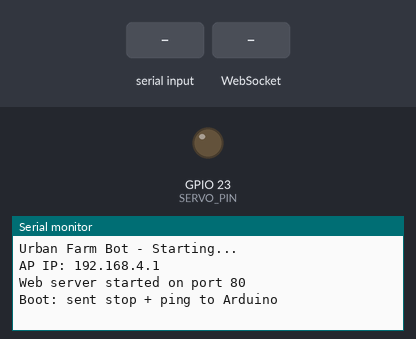
Recording of a sketch running on a simulated ESP32. On the bench: output pins drawn as LEDs (lit = HIGH), the last lines printed to the serial monitor. The test bench sets the inputs (shaded band).

Above: at 3.2 s.
3.3 s: ":\n" received over the second serial link
At 4.4 s:
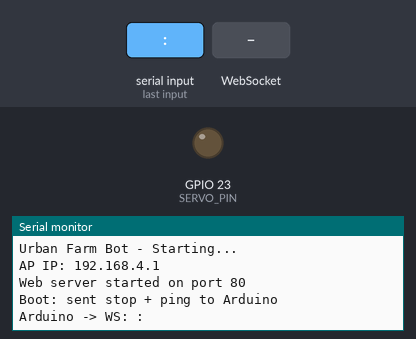
4.8 s: WebSocket text ":" received
At 5.9 s:
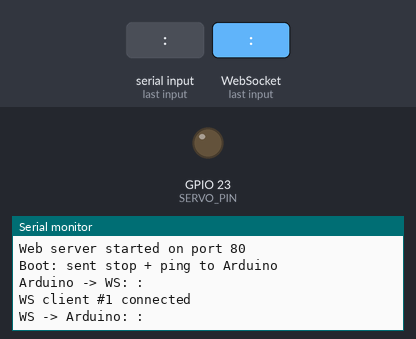
6.3 s: "1\n" received over the second serial link
At 6.7 s:
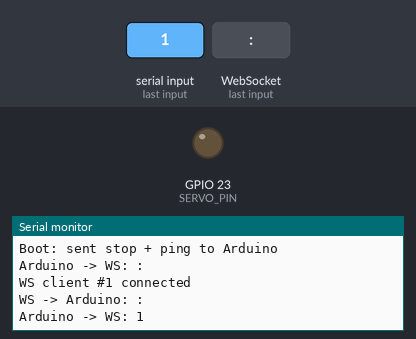
7.8 s: WebSocket text "1" received
At 9.0 s:
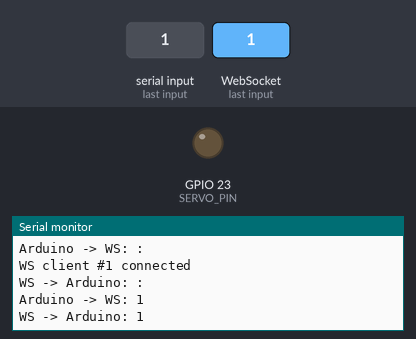
9.3 s: "90:45:200\n" received over the second serial link
At 10.2 s:
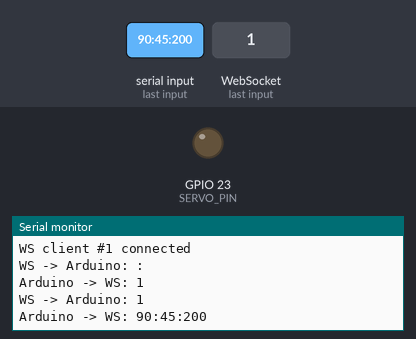

The sketch:

WebServer.ino
```cpp
/*
 * Urban Farming Robot - WebServer
 *
 * WiFi Access Point + WebSocket bridge to Arduino Uno.
 * Serves a responsive web dashboard for robot control and monitoring.
 * Directly drives MG996R continuous rotation servo on GPIO23 (actuator).
 *
 * Hardware: NodeMCU-32S
 *   Serial2 RX (GPIO19) <- voltage divider <- Arduino TX (A3)
 *   Serial2 TX (GPIO21) -> Arduino RX (A2)
 *   Servo signal (GPIO23) -> MG996R signal wire
 *
 * Wiring:   brown wire = GPIO19 (RX)
 *           black wire = GPIO21 (TX)
 *
 * Libraries: WiFi.h (built-in), ESPAsyncWebServer, AsyncTCP
 */

#include <WiFi.h>
#include <ESPAsyncWebServer.h>
#include "web_content.h"


// WiFi AP credentials
const char* AP_SSID = "UrbanFarmBot";
const char* AP_PASS = "farm1234";

// Serial2 pins for Arduino comms (NodeMCU-32S)
#define ARD_RX 19  // RX (GPIO19, brown) <- Arduino TX (A3)
#define ARD_TX 21  // TX (GPIO21, black) -> Arduino RX (A2)
#define ARD_BAUD 9600

// Servo on GPIO23 (MG996R 360° continuous rotation — tuned values)
#define SERVO_PIN          23
#define SERVO_FREQ         50     // Standard servo 50Hz
#define SERVO_RES          16     // 16-bit resolution
// Pulse widths (microseconds) — matches Arduino Servo.write() 544-2400us mapping
#define SERVO_STOP_US    1472     // 90° = stop
#define SERVO_UP_US      1369     // 80° = anticlockwise (first spin = actuator down)
#define SERVO_DOWN_US    1575     // 100° = clockwise (actuator up)
#define ACT_PUSH_DOWN_MS 1000     // Duration for push-down
#define ACT_PULL_UP_MS   1300     // Duration for pull-up (gravity comp)

// Web server + WebSocket
AsyncWebServer server(80);
AsyncWebSocket ws("/ws");

// Serial buffer from Arduino
char ardBuf[128];
uint8_t ardIdx = 0;

// Client tracking
bool clientConnected = false;

// Periodic polling
unsigned long lastPoll = 0;
#define POLL_INTERVAL 3000  // Request telemetry every 3s

// Heartbeat to Arduino (keeps watchdog happy, prevents brownout-orphaned motors)
unsigned long lastHeartbeat = 0;
#define HEARTBEAT_INTERVAL 1000  // Send 'H' every 1s

// Actuator state machine (runs)
enum ActState { ACT_IDLE, ACT_MOVING_DOWN, ACT_MOVING_UP };
ActState actState = ACT_IDLE;
bool actuatorIsDown = false;
unsigned long actStartTime = 0;

// ============================================================
// Servo helpers (LEDC hardware PWM — no library needed)
// ============================================================

void servoWriteUs(int pulseUs) {
  // 50Hz = 20000us period. 16-bit = 65536 counts.
  uint32_t duty = (uint32_t)pulseUs * 65536 / 20000;
  ledcWrite(SERVO_PIN, duty);
}

void servoStop() {
  ledcWrite(SERVO_PIN, 0);  // No pulses = servo idle
}

// ============================================================
// Actuator control
// ============================================================

void startActuatorDown() {
  if (actuatorIsDown || actState != ACT_IDLE) return;
  servoWriteUs(SERVO_UP_US);  // Anticlockwise (first spin) → actuator down
  actStartTime = millis();
  actState = ACT_MOVING_DOWN;
  // Notify web clients
  if (clientConnected) ws.textAll("A:MOVING");
  Serial.println("Actuator: pushing down");
}

void startActuatorUp() {
  if (!actuatorIsDown || actState != ACT_IDLE) return;
  servoWriteUs(SERVO_DOWN_US);  // Clockwise → actuator up
  actStartTime = millis();
  actState = ACT_MOVING_UP;
  if (clientConnected) ws.textAll("A:MOVING");
  Serial.println("Actuator: pulling up");
}

void updateActuator(unsigned long now) {
  if (actState == ACT_IDLE) return;

  if (actState == ACT_MOVING_DOWN && (now - actStartTime >= ACT_PUSH_DOWN_MS)) {
    servoStop();
    actuatorIsDown = true;
    actState = ACT_IDLE;
    if (clientConnected) ws.textAll("A:DOWN");
    Serial.println("Actuator: DOWN complete");
  }

  if (actState == ACT_MOVING_UP && (now - actStartTime >= ACT_PULL_UP_MS)) {
    servoStop();
    actuatorIsDown = false;
    actState = ACT_IDLE;
    if (clientConnected) ws.textAll("A:UP");
    Serial.println("Actuator: UP complete");
  }
}

// ============================================================
// WebSocket Event Handler
// ============================================================

void onWsEvent(AsyncWebSocket* srv, AsyncWebSocketClient* client,
               AwsEventType type, void* arg, uint8_t* data, size_t len) {
  switch (type) {
    case WS_EVT_CONNECT:
      Serial.printf("WS client #%u connected\n", client->id());
      clientConnected = true;
      // Request current state from Arduino
      Serial2.println("P");
      // Send actuator state (owns this now)
      delay(10);
      client->text(actuatorIsDown ? "A:DOWN" : "A:UP");
      break;

    case WS_EVT_DISCONNECT:
      Serial.printf("WS client #%u disconnected\n", client->id());
      clientConnected = (ws.count() > 0);
      if (!clientConnected) {
        // No one controlling — stop motors for safety
        Serial2.println("S");
        Serial.println("All clients gone — sent stop to Arduino");
      }
      break;

    case WS_EVT_DATA: {
      AwsFrameInfo* info = (AwsFrameInfo*)arg;
      if (info->final && info->index == 0 && info->len == len && info->opcode == WS_TEXT) {
        // Null-terminate incoming data
        char cmd[32];
        size_t copyLen = (len < sizeof(cmd) - 1) ? len : sizeof(cmd) - 1;
        memcpy(cmd, data, copyLen);
        cmd[copyLen] = '\0';

        // Actuator commands — handle locally on
        if (cmd[0] == 'D' && cmd[1] == ':') {
          Serial.printf("WS -> actuator: %s\n", cmd);
          if (cmd[2] == '1') startActuatorDown();
          else if (cmd[2] == '0') startActuatorUp();
          break;
        }

        // Everything else → forward to Arduino
        Serial.printf("WS -> Arduino: %s\n", cmd);
        Serial2.println(cmd);
      }
      break;
    }

    default:
      break;
  }
}

// ============================================================
// Setup
// ============================================================

void setup() {
  Serial.begin(115200);
  Serial.println("Urban Farm Bot - Starting...");

  // Arduino serial link (NodeMCU-32S: GPIO19=RX, GPIO21=TX)
  Serial2.begin(ARD_BAUD, SERIAL_8N1, ARD_RX, ARD_TX);

  // Servo on GPIO23 — LEDC hardware PWM
  ledcAttach(SERVO_PIN, SERVO_FREQ, SERVO_RES);
  servoStop();  // Ensure stopped on boot

  // WiFi Access Point
  WiFi.softAP(AP_SSID, AP_PASS);
  Serial.print("AP IP: ");
  Serial.println(WiFi.softAPIP());

  // WebSocket
  ws.onEvent(onWsEvent);
  server.addHandler(&ws);

  // Serve web dashboard
  server.on("/", HTTP_GET, [](AsyncWebServerRequest* request) {
    request->send_P(200, "text/html", INDEX_HTML);
  });

  server.begin();
  Serial.println("Web server started on port 80");

  // Wait for Arduino to boot, then kill any orphaned motors (brownout recovery)
  delay(2000);
  Serial2.println("S");   // Stop motors first (in case we rebooted from brownout)
  delay(50);
  Serial2.println("P");   // Then request current state
  Serial.println("Boot: sent stop + ping to Arduino");
}

// ============================================================
// Main Loop
// ============================================================

void loop() {
  unsigned long now = millis();

  // Actuator state machine (servo on GPIO23)
  updateActuator(now);

  // Read data from Arduino and broadcast to WebSocket clients
  while (Serial2.available()) {
    char c = Serial2.read();
    if (c == '\n' || c == '\r') {
      if (ardIdx > 0) {
        ardBuf[ardIdx] = '\0';
        Serial.printf("Arduino -> WS: %s\n", ardBuf);

        // Broadcast to all connected WebSocket clients
        if (clientConnected) {
          ws.textAll(ardBuf);
        }
        ardIdx = 0;
      }
    } else if (ardIdx < sizeof(ardBuf) - 1) {
      ardBuf[ardIdx++] = c;
    } else {
      // Buffer overflow - reset
      ardIdx = 0;
    }
  }

  // Heartbeat to Arduino — keeps watchdog happy so motors aren't killed
  if (now - lastHeartbeat >= HEARTBEAT_INTERVAL) {
    lastHeartbeat = now;
    Serial2.println("H");
  }

  // Periodic telemetry poll - keeps dashboard data fresh
  if (clientConnected && (now - lastPoll >= POLL_INTERVAL)) {
    lastPoll = now;
    Serial2.println("P");
  }

  // Periodic WebSocket cleanup
  static unsigned long lastCleanup = 0;
  if (now - lastCleanup > 1000) {
    lastCleanup = now;
    ws.cleanupClients();
  }
}
```

Source omitted: web_content.h (12522 bytes)

Measured:
- after the input at 3.3 s, the serial monitor: prints a new line at once (image 1)
- after the input at 4.8 s, the serial monitor: prints a new line at once (image 2)
- after the input at 6.3 s, the serial monitor: prints a new line at once (image 3)
- after the input at 7.8 s, the serial monitor: prints a new line at once (image 4)
- after the input at 9.3 s, the serial monitor: prints a new line at once (image 5)
